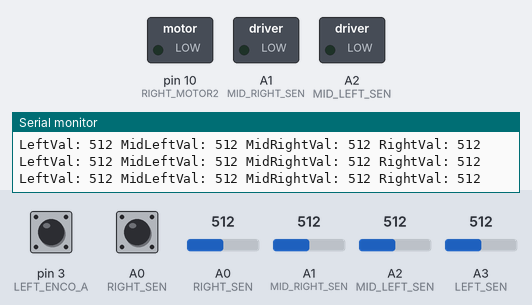
Simulated run of this sketch. Board: Arduino Uno, built with avr-gcc and run on an emulated ATmega328P. On the bench: switched loads named in the sketch (green lamp = pin HIGH), the last lines printed to the serial monitor. The test bench sets the inputs (shaded band); at power-on: A0 (RIGHT_SEN) LOW, A3 (LEFT_SEN) = 512, A1 (MID_RIGHT_SEN) = 512, pin 3 (LEFT_ENCO_A) HIGH, A0 (RIGHT_SEN) = 512, A2 (MID_LEFT_SEN) = 512.

Above: at 1.2 s.
1.3 s: A0 (RIGHT_SEN) pulled HIGH for 1 s
At 1.66 s:
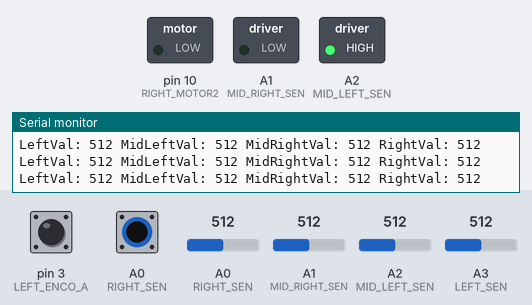
3.8 s: A0 (RIGHT_SEN) pulled HIGH for 0.15 s
At 5.5 s:
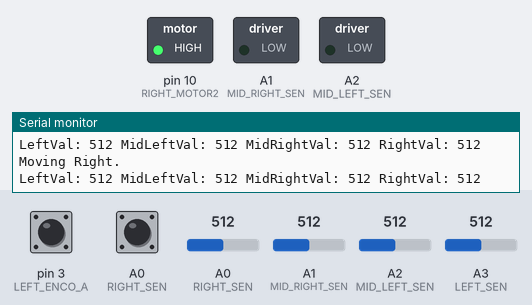
6.9 s: A3 (LEFT_SEN) set to 109
9.9 s: A3 (LEFT_SEN) set to 95
At 10.7 s:
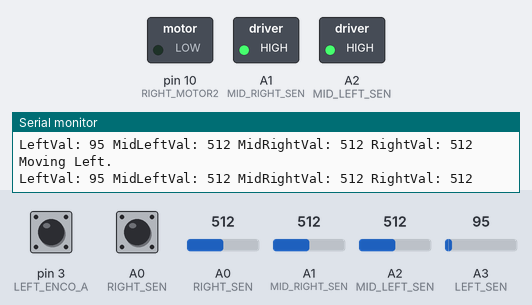
14.4 s: A1 (MID_RIGHT_SEN) set to 110
15.9 s: A1 (MID_RIGHT_SEN) set to 90
Timing chart, 0 to 18.9 s (numbered marks = the images above; inputs shaded):
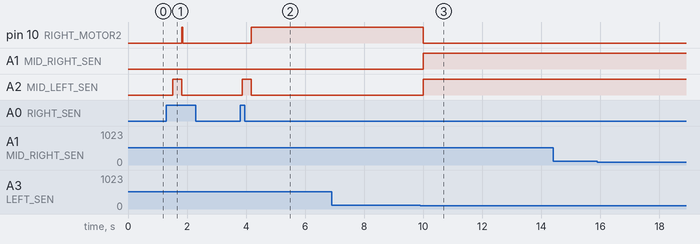

Measured:
- the behaviour switches between 101 and 100 on A3 (LEFT_SEN) (found by bisection; images 2 and 3)
- after the input at 1.3 s, pin 10 (RIGHT_MOTOR2): LOW → HIGH after 0.52 s, → LOW 0.05 s later; A2 (MID_LEFT_SEN): LOW → HIGH after 0.22 s, → LOW 0.30 s later
- after the input at 3.8 s, pin 10 (RIGHT_MOTOR2): LOW → HIGH after 0.38 s; A2 (MID_LEFT_SEN): LOW → HIGH after 0.08 s, → LOW 0.30 s later
- after the input at 9.9 s, pin 10 (RIGHT_MOTOR2): HIGH → LOW after 0.10 s; A1 (MID_RIGHT_SEN), A2 (MID_LEFT_SEN): LOW → HIGH after 0.10 s

The sketch:

MicromouseCode.ino
```cpp
#include <Adafruit_MCP23X17.h>

Adafruit_MCP23X17 mcp;

#define LEFT_EMITTER 2
#define LEFT_SEN A3

#define MID_LEFT_EMITTER 4
#define MID_LEFT_SEN A2

#define MID_RIGHT_EMITTER 5
#define MID_RIGHT_SEN A1

#define RIGHT_EMITTER 6
#define RIGHT_SEN A0

int leftSen;
int midLeftSen;
int midRightSen;
int rightSen;

const int numSamples = 5;
const int delBetweenReads = 2;

int averageSenValue (int emitterPin, int sensorPin) {
  int total = 0;

  mcp.digitalWrite(emitterPin, HIGH);
  for (int i = 0; i < numSamples; i++) {
    total += analogRead(sensorPin);
    delay (delBetweenReads);
  }
  mcp.digitalWrite(emitterPin, LOW);

  return total / numSamples;
}

#define LEFT_MOTOR1 14
#define LEFT_MOTOR2 15
#define RIGHT_MOTOR1 16
#define RIGHT_MOTOR2 10

#define LEFT_ENCO_A 3
#define LEFT_ENCO_B 9
volatile long pulseCountLeft = 0;
long lastPulseCountLeft = 0;
float distanceTraveledLeft = 0.0;

#define RIGHT_ENCO_A 7
#define RIGHT_ENCO_B 8
volatile long pulseCountRight = 0;
long lastPulseCountRight = 0;
float distanceTraveledRight = 0.0;

const float wheel_diameter = 2.2118;
const int PPR = 100;
float distance_per_pulse = (PI * wheel_diameter) / PPR;

int turnDelay = 250;

#define STOP 0
#define RUN 1
int state = STOP;
const int buttonPin = A0;

bool motorState = false;

void leftMotor() {
  int pinLA = digitalRead(LEFT_ENCO_A);
  int pinLB = digitalRead(LEFT_ENCO_B);

  if (pinLA != pinLB) {
    pulseCountLeft++;
  } else {
    pulseCountLeft--;
  }
}

void rightMotor() {
  int pinRA = digitalRead(RIGHT_ENCO_A);
  int pinRB = digitalRead(RIGHT_ENCO_B);

  if (pinRA != pinRB) {
    pulseCountRight++;
  } else {
    pulseCountRight--;
  }
}

void micromouseForward() {
  digitalWrite(LEFT_MOTOR1, HIGH);
  digitalWrite(LEFT_MOTOR2, LOW);
  digitalWrite(RIGHT_MOTOR1, HIGH);
  digitalWrite(RIGHT_MOTOR2, LOW);
}

void micromouseLeft() {
  digitalWrite(LEFT_MOTOR1, LOW);
  digitalWrite(LEFT_MOTOR2, HIGH);
  digitalWrite(RIGHT_MOTOR1, HIGH);
  digitalWrite(RIGHT_MOTOR2, LOW);
}

void micromouseRight() {
  digitalWrite(LEFT_MOTOR1, HIGH);
  digitalWrite(LEFT_MOTOR2, LOW);
  digitalWrite(RIGHT_MOTOR1, LOW);
  digitalWrite(RIGHT_MOTOR2, HIGH);
}

void micromouseStop() {
  digitalWrite(LEFT_MOTOR1, LOW);
  digitalWrite(LEFT_MOTOR2, LOW);
  digitalWrite(RIGHT_MOTOR1, LOW);
  digitalWrite(RIGHT_MOTOR2, LOW);
}

void setup() {
  mcp.pinMode (LEFT_EMITTER, OUTPUT);
  mcp.pinMode (MID_LEFT_EMITTER, OUTPUT);
  mcp.pinMode (MID_RIGHT_EMITTER, OUTPUT);
  mcp.pinMode (RIGHT_EMITTER, OUTPUT);

  pinMode (LEFT_SEN, INPUT);
  pinMode (MID_LEFT_SEN, INPUT);
  pinMode (MID_RIGHT_SEN, INPUT);
  pinMode (RIGHT_SEN, INPUT);

  pinMode(LEFT_MOTOR1, OUTPUT);
  pinMode(LEFT_MOTOR2, OUTPUT);
  pinMode(RIGHT_MOTOR1, OUTPUT);
  pinMode(RIGHT_MOTOR2, OUTPUT);

  attachInterrupt(digitalPinToInterrupt(LEFT_ENCO_A), leftMotor, CHANGE);
  attachInterrupt(digitalPinToInterrupt(LEFT_ENCO_B), leftMotor, CHANGE);

  attachInterrupt(digitalPinToInterrupt(RIGHT_ENCO_A), rightMotor, CHANGE);
  attachInterrupt(digitalPinToInterrupt(RIGHT_ENCO_B), rightMotor, CHANGE);

  distanceTraveledLeft = 0.0;
  distanceTraveledRight = 0.0;

  pinMode(buttonPin, INPUT);

  Serial.begin(9600);
}

void loop() {
  if (millis() - lastPulseCountLeft >= 1000) {
    lastPulseCountLeft = millis();
  }

  if (millis() - lastPulseCountRight >= 1000) {
    lastPulseCountRight = millis();
  }

  distanceTraveledLeft = pulseCountLeft * distance_per_pulse;
  distanceTraveledRight = pulseCountRight * distance_per_pulse;

  leftSen = averageSenValue (LEFT_EMITTER, LEFT_SEN);
  midLeftSen = averageSenValue (MID_LEFT_EMITTER, MID_LEFT_SEN);
  midRightSen = averageSenValue (MID_RIGHT_EMITTER, MID_RIGHT_SEN);
  rightSen = averageSenValue (RIGHT_EMITTER, RIGHT_SEN);

  // Print sensor values
  Serial.print("LeftVal: ");
  Serial.print(leftSen);
  Serial.print(" MidLeftVal: ");
  Serial.print(midLeftSen);
  Serial.print(" MidRightVal: ");
  Serial.print(midRightSen);
  Serial.print(" RightVal: ");
  Serial.println(rightSen);

  if (digitalRead(buttonPin) == HIGH) {
    if (state == STOP) {
      state = RUN;
      motorState = true;
      micromouseForward();
    } else {
      state = STOP;
      motorState = false;
      micromouseStop();
    }
    delay (300);
  }

  switch (state) {
    case RUN:
      if (motorState) {
        if ((midLeftSen > 100) || (midRightSen > 100)) {
          if (leftSen > 100) {
            Serial.println ("Moving Right.");
            micromouseRight();
          } else if (rightSen > 100) {
            Serial.println ("Moving Left.");
            micromouseLeft();
          }
        } else {
          Serial.println ("Moving Forward.");
          micromouseForward();
        }
      }

      break;

    case STOP:
      micromouseStop();
      delay (200);

      state = STOP;
      break;
  }
}
```
